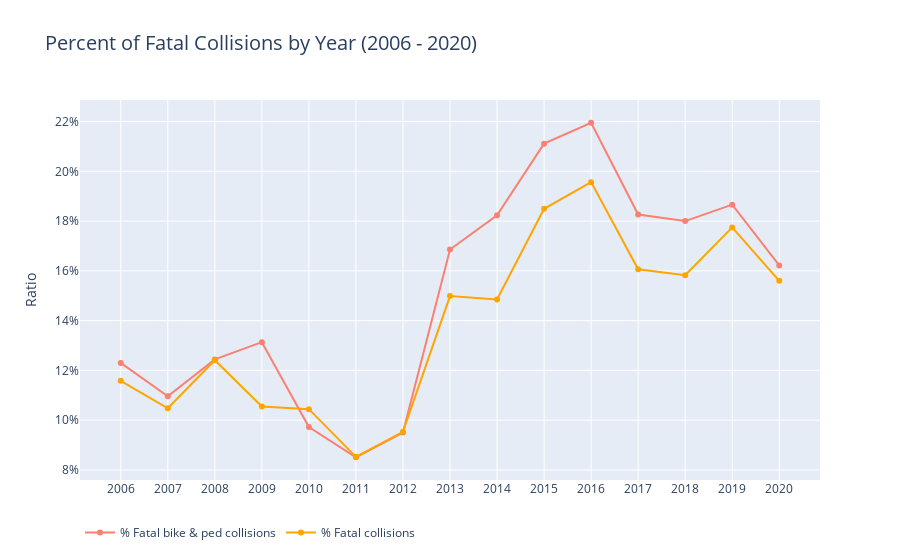

The notebook cell saved with this chart:
### Code cell
fig = {
    "data": [{"type": "scatter",
              "x": collision_compare.index,
              "y": collision_compare['Percent BP Fatal Collisions'],
              "name": "% Fatal bike & ped collisions",
              "marker_color": "rgb(250, 128, 114)",
              "hoverinfo": "y"
             },
             {"type": "scatter",
              "x": collision_compare.index,
              "y": collision_compare['Percent of Fatal Collisions'],
              "name": "% Fatal collisions",
              "marker_color": "rgb(255, 165, 0)",
              "hoverinfo": "y"
             }],
    "layout": {"title": {"text": "Percent of Fatal Collisions by Year (2006 - 2020)", "font_size": 20},
               "xaxis": {"tickfont_size": 12, 
                         "type": "category"},
               "yaxis": {"title": "Ratio",  
                         "tickfont_size": 12,
                         "tickformat": ",.0%"},
               "barmode": "group",
               "bargap": 0.25,
               "bargroupgap": 0.1,
               "legend_orientation": "h"
              }
}

pio.show(fig)

### Figure 1 — Plotly figure (JSON) as saved in the notebook; plotly's stock layout.template omitted (floating-point values rounded to 4 significant figures)
{"data": [{"hoverinfo": "y", "marker": {"color": "rgb(250, 128, 114)"}, "name": "% Fatal bike & ped collisions", "type": "scatter", "x": [2006, 2007, 2008, 2009, 2010, 2011, 2012, 2013, 2014, 2015, 2016, 2017, 2018, 2019, 2020], "y": [0.123, 0.1096, 0.1244, 0.1314, 0.09722, 0.08511, 0.09506, 0.1686, 0.1823, 0.2111, 0.2195, 0.1826, 0.18, 0.1866, 0.1622]}, {"hoverinfo": "y", "marker": {"color": "rgb(255, 165, 0)"}, "name": "% Fatal collisions", "type": "scatter", "x": [2006, 2007, 2008, 2009, 2010, 2011, 2012, 2013, 2014, 2015, 2016, 2017, 2018, 2019, 2020], "y": [0.1158, 0.1048, 0.1241, 0.1055, 0.1044, 0.08527, 0.09535, 0.1499, 0.1485, 0.185, 0.1957, 0.1606, 0.1583, 0.1775, 0.156]}], "layout": {"bargap": 0.25, "bargroupgap": 0.1, "barmode": "group", "legend": {"orientation": "h"}, "title": {"font": {"size": 20}, "text": "Percent of Fatal Collisions by Year (2006 - 2020)"}, "xaxis": {"tickfont": {"size": 12}, "type": "category"}, "yaxis": {"tickfont": {"size": 12}, "tickformat": ",.0%", "title": {"text": "Ratio"}}}}
